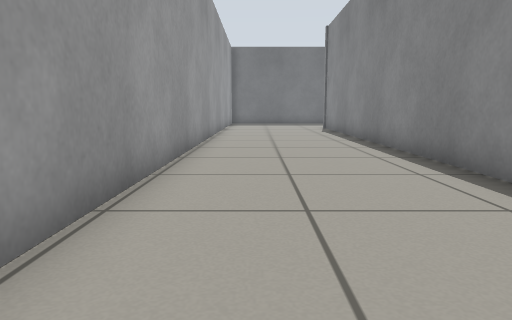
View 1 (above)

18 first-person views from a walk through a world built for the Gazebo simulator. The camera is 0.5 m above the floor, tilts 8° down and sees 70° across. The floor is counted in squares, 0.5 m on a side. Each view is taken from the middle of a square. On the plan, view 1 faces up. The plan holds only what a view shows up to about 13 squares ahead; the rest is blank.

View 2
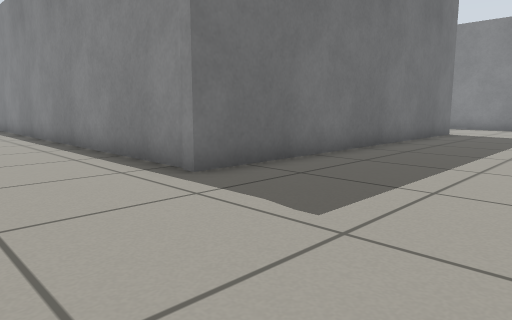

View 3
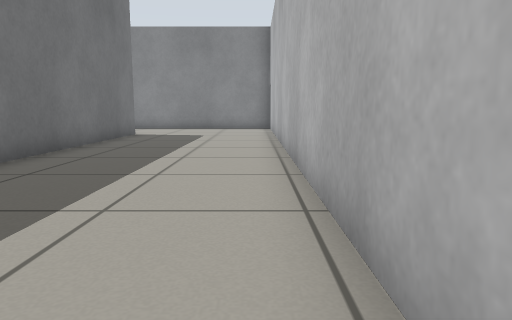

View 4
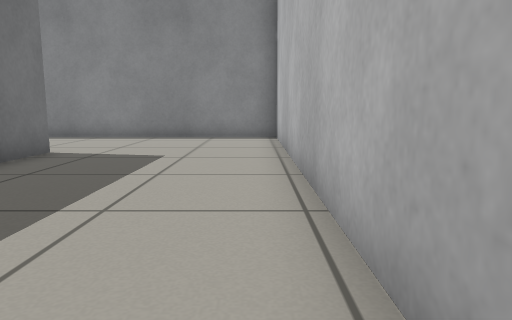

View 5
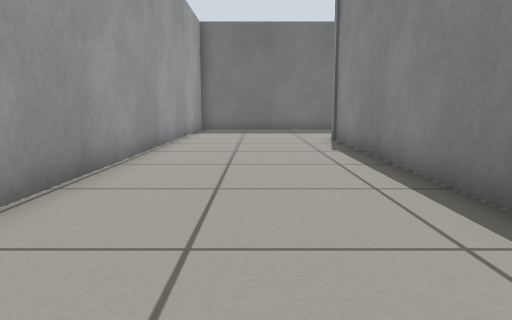

View 6
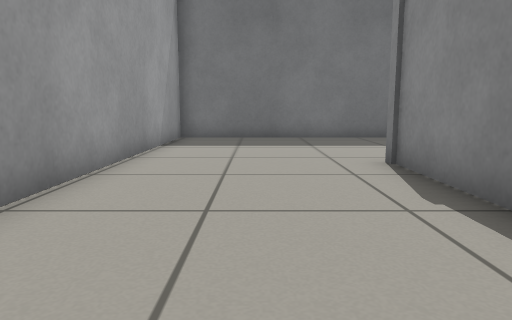

View 7
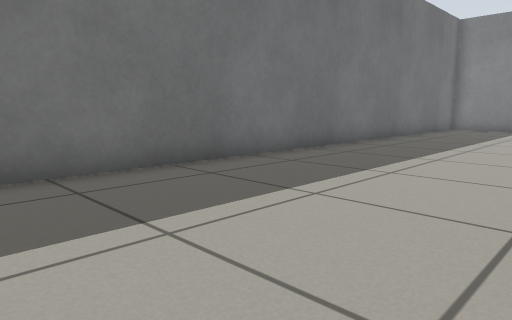

View 8
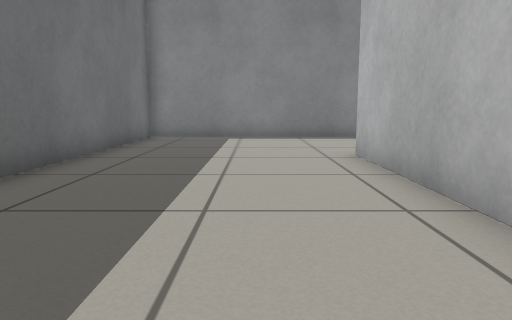

View 9
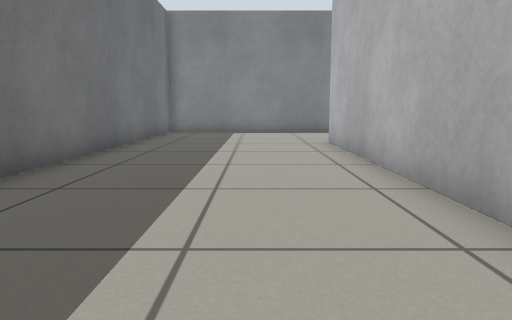

View 10
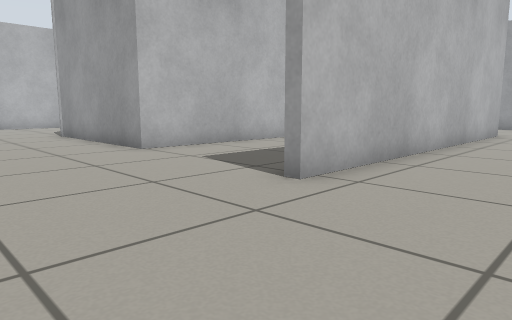

View 11
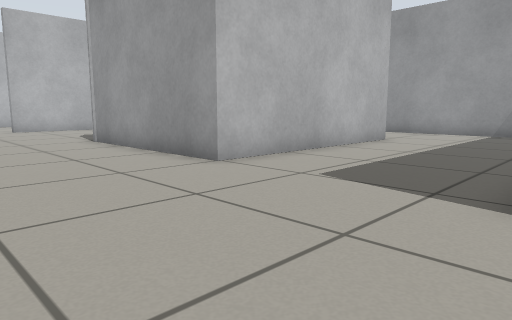

View 12
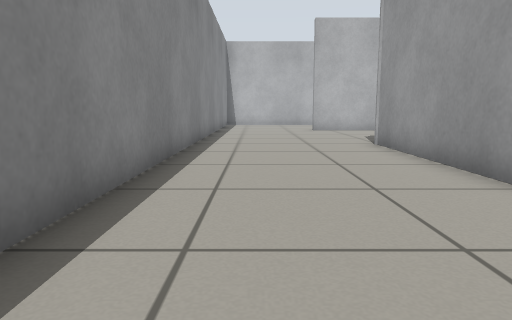

View 13
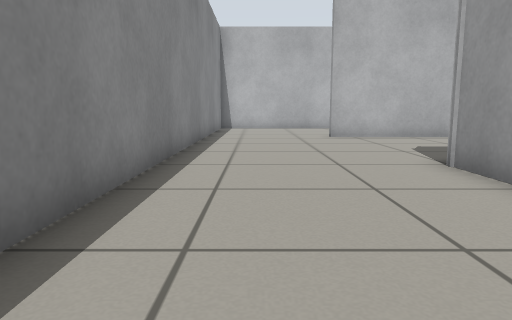

View 14
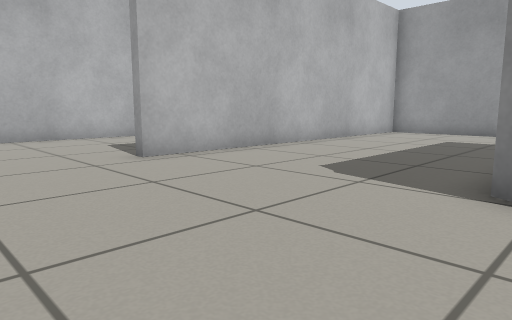

View 15
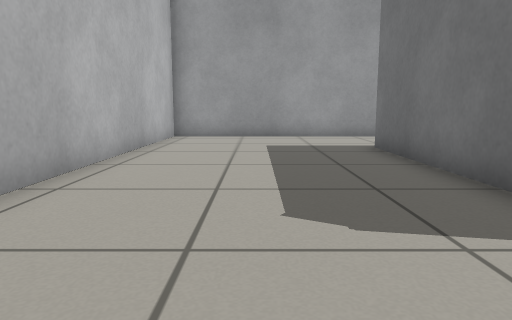

View 16
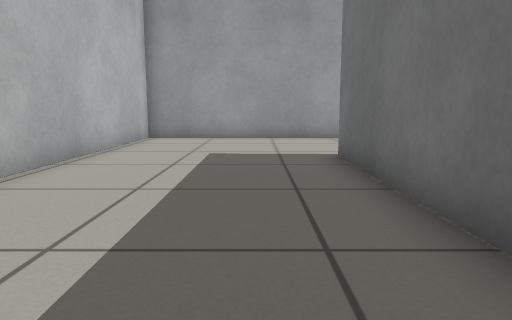

View 17
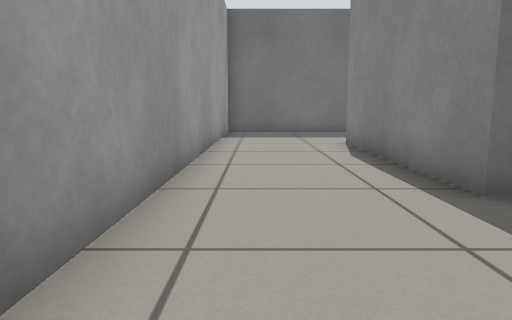

View 18
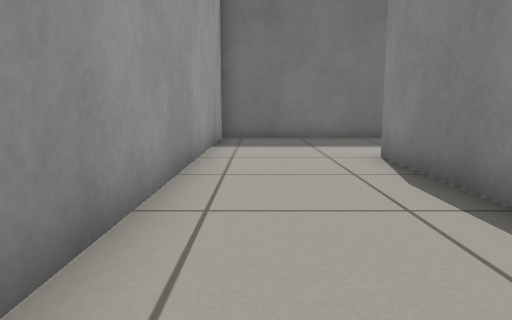

### Floor plan
Ten units are one square. View 1 is at (0, 0); x grows to the right and y downward. Boxes are objects, and circles mark ways between rooms. Rooms are numbered by the first view taken in them; rooms with no view inside come last. Other rooms are left out.
<svg viewBox="-21 -252 224 304">
<path fill="none" stroke="#000" d="M153 -10 153 -7 34 -7 35 -188 150 -188M198 -186 198 -247 -16 -247 -16 47 198 47 198 -15M128 -71 76 -71 76 -136 146 -136 146 -78M198 -174 198 -186M198 -15 198 -156M94 -185 38 -185 37 -10 153 -10"/>
<circle cx="170" cy="-190" r="3" fill="#2a7"/>
<circle cx="175" cy="-10" r="3" fill="#2a7"/>
<text x="30" y="-100">1</text>
<text x="150" y="-100">2</text>
</svg>
Room 1 opens to room 2.

Where each view was taken, in squares from view 1:
view 1: 0 up, 0 right, facing up
view 2: 4 down, 0 right, facing up-right
view 3: 4 down, 1 right, facing right
view 4: 4 down, 7 right, facing right
view 5: 7 up, 1 right, facing up
view 6: 12 up, 1 right, facing up
view 7: 19 up, 1 right, facing up-right
view 8: 21 up, 7 right, facing right
view 9: 21 up, 4 right, facing right
view 10: 22 up, 19 right, facing down-left
view 11: 19 up, 19 right, facing down-left
view 12: 18 up, 18 right, facing down
view 13: 14 up, 18 right, facing down
view 14: 8 up, 19 right, facing down-left
view 15: 4 up, 17 right, facing left
view 16: 1 down, 11 right, facing left
view 17: 3 up, 5 right, facing up
view 18: 6 up, 5 right, facing up
